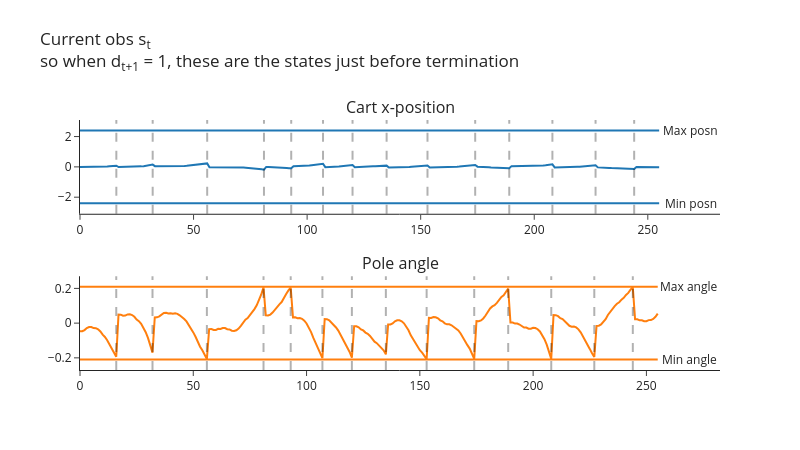
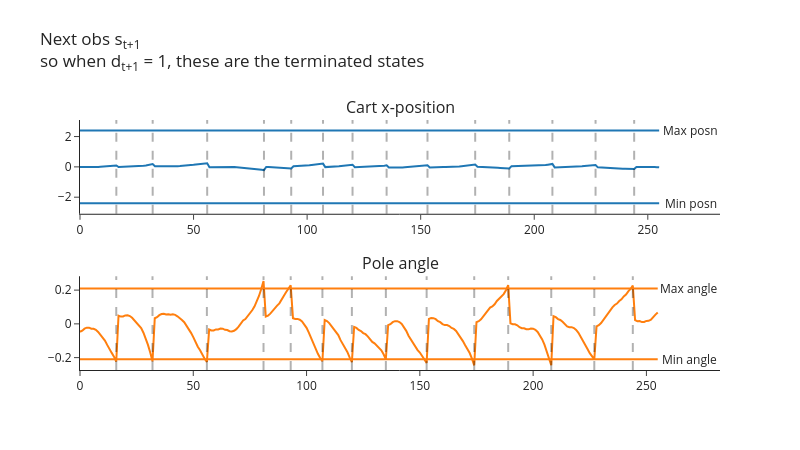
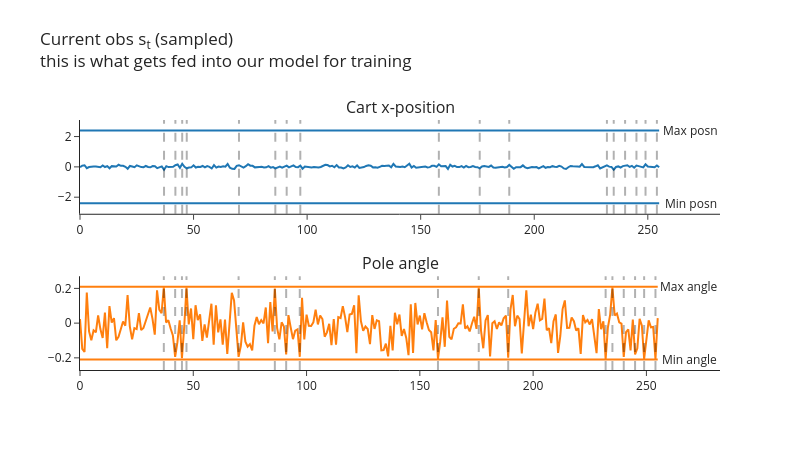

The cell these charts' notebook holds for them, in order:
### Markdown cell above
Next, you can run the following code to visualize your cart's position and angle, and see how these look in both the buffer and the buffer's random samples. Do the samples look correctly shuffled? Also, based on the [CartPole source code](https://github.com/Farama-Foundation/Gymnasium/blob/main/gymnasium/envs/classic_control/cartpole.py), do the angles & positions at which the cart terminates make sense? (Note, the min/max values in the table are different to the termination ranges, the latter can be found *below* the table in the docstring.)

Note that the code below uses our batched `CartPole` with `num_envs=1`, so every tensor it returns has a leading dummy batch dimension of size 1 (one row per environment).

<!-- Lastly, note how there's actually a slight epsiode mismatch between $s_t$ and $s_{t+1}$ in the plots below. The vertical lines show the values of $t$ where $d_{t+1} = 1$, so we can see that at these points $s_t$ and $s_{t+1}$ both refer to the terminated episode (they're the pre-final and final observations respectively), but immediately after these points $s_t$ refers to the terminal observation while $s_{t+1}$ refers to the first observation of the new episode. This isn't really a problem though, because we don't care what action our agent learns to take when $s_t$ is a terminal state (i.e. out of bounds). If we were being careful then we'd want to filter these terms out of our buffer, but for our purposes this week it doesn't really matter if we keep them in. -->

Lastly, note how when we terminate environments we do something slightly different. If `envs.step` results in some environments terminating, it'll actually return `next_obs` as the reset observation for the next episode. In this case, we want to use this as our starting observation for the next step, but we need to make sure we record the correct terminal observation in our buffer - we do this by extracting it from the `infos` dict, which is where it gets stored. You can see this in the plots below: the vertical lines are the values $t$ where $d_{t+1}=1$ i.e. $s_{t+1}$ is terminal, and we can see that $s_t$ is the final observation of the terminated episode while $s_{t+1}$ is the first observation of the new episode immediately after.

### Code cell
buffer = ReplayBuffer(num_envs=1, obs_shape=(4,), action_shape=(), buffer_size=256, seed=0, device=device)
envs = CartPole(num_envs=1, seed=0, device=device)
obs, infos = envs.reset()

for i in range(256):
    # Choose random actions (one per environment), and take a step in the environment
    actions = t.randint(0, envs.single_action_space.n, (envs.num_envs,), device=device)
    next_obs, rewards, terminated, truncated, infos = envs.step(actions)

    # Get `true_next_obs` by finding all environments where we terminated & replacing `next_obs`
    # with the actual terminal states (the env has already auto-reset those environments, and stored
    # the observation they ended on in `infos["final_observation"]`)
    done = terminated | truncated
    true_next_obs = next_obs.clone()
    true_next_obs[done] = infos["final_observation"][done]

    # Add experience to buffer
    buffer.add(obs, actions, rewards, terminated, true_next_obs)
    obs = next_obs

sample = buffer.sample(256)

plot_cartpole_obs_and_dones(
    buffer.obs.cpu(),
    buffer.terminated.cpu(),
    title="Current obs s<sub>t</sub><br>so when d<sub>t+1</sub> = 1, these are the states just before termination",
)

plot_cartpole_obs_and_dones(
    buffer.next_obs.cpu(),
    buffer.terminated.cpu(),
    title="Next obs s<sub>t+1</sub><br>so when d<sub>t+1</sub> = 1, these are the terminated states",
)

plot_cartpole_obs_and_dones(
    sample.obs.cpu(),
    sample.terminated.cpu(),
    title="Current obs s<sub>t</sub> (sampled)<br>this is what gets fed into our model for training",
)

### Figure 1 — Plotly figure (JSON) as saved in the notebook; plotly's stock layout.template omitted (floating-point values rounded to 4 significant figures; data arrays with more than 128 entries replaced by an {"elided": "..."} marker saying what was removed)
{"data": [{"marker": {"color": "#1F77B4"}, "mode": "lines", "name": "posn", "type": "scatter", "xaxis": "x", "y": {"elided": "256 float values"}, "yaxis": "y"}, {"marker": {"color": "#1F77B4"}, "mode": "lines", "name": "posn_min", "type": "scatter", "xaxis": "x", "y": {"elided": "256 float values"}, "yaxis": "y"}, {"marker": {"color": "#1F77B4"}, "mode": "lines", "name": "posn_max", "type": "scatter", "xaxis": "x", "y": {"elided": "256 float values"}, "yaxis": "y"}, {"marker": {"color": "#FF7F0E"}, "mode": "lines", "name": "angle", "type": "scatter", "xaxis": "x2", "y": {"elided": "256 float values"}, "yaxis": "y2"}, {"marker": {"color": "#FF7F0E"}, "mode": "lines", "name": "angle_min", "type": "scatter", "xaxis": "x2", "y": {"elided": "256 float values"}, "yaxis": "y2"}, {"marker": {"color": "#FF7F0E"}, "mode": "lines", "name": "angle_max", "type": "scatter", "xaxis": "x2", "y": {"elided": "256 float values"}, "yaxis": "y2"}], "layout": {"annotations": [{"font": {"size": 16}, "showarrow": false, "text": "Cart x-position", "x": 0.5, "xanchor": "center", "xref": "paper", "y": 1, "yanchor": "bottom", "yref": "paper"}, {"font": {"size": 16}, "showarrow": false, "text": "Pole angle", "x": 0.5, "xanchor": "center", "xref": "paper", "y": 0.375, "yanchor": "bottom", "yref": "paper"}, {"showarrow": false, "text": "Min posn", "x": 268.8, "xref": "x", "y": -2.4, "yref": "y"}, {"showarrow": false, "text": "Min angle", "x": 268.8, "xref": "x2", "y": -0.2095, "yref": "y2"}, {"showarrow": false, "text": "Max posn", "x": 268.8, "xref": "x", "y": 2.4, "yref": "y"}, {"showarrow": false, "text": "Max angle", "x": 268.8, "xref": "x2", "y": 0.2095, "yref": "y2"}], "height": 450, "hovermode": "x unified", "margin": {"t": 120}, "shapes": [{"line": {"color": "black", "dash": "dash", "width": 2}, "type": "line", "x0": 16, "x1": 16, "xref": "x", "y0": 0, "y1": 1, "yref": "y domain"}, {"line": {"color": "black", "dash": "dash", "width": 2}, "type": "line", "x0": 32, "x1": 32, "xref": "x", "y0": 0, "y1": 1, "yref": "y domain"}, {"line": {"color": "black", "dash": "dash", "width": 2}, "type": "line", "x0": 56, "x1": 56, "xref": "x", "y0": 0, "y1": 1, "yref": "y domain"}, {"line": {"color": "black", "dash": "dash", "width": 2}, "type": "line", "x0": 81, "x1": 81, "xref": "x", "y0": 0, "y1": 1, "yref": "y domain"}, {"line": {"color": "black", "dash": "dash", "width": 2}, "type": "line", "x0": 93, "x1": 93, "xref": "x", "y0": 0, "y1": 1, "yref": "y domain"}, {"line": {"color": "black", "dash": "dash", "width": 2}, "type": "line", "x0": 107, "x1": 107, "xref": "x", "y0": 0, "y1": 1, "yref": "y domain"}, {"line": {"color": "black", "dash": "dash", "width": 2}, "type": "line", "x0": 120, "x1": 120, "xref": "x", "y0": 0, "y1": 1, "yref": "y domain"}, {"line": {"color": "black", "dash": "dash", "width": 2}, "type": "line", "x0": 135, "x1": 135, "xref": "x", "y0": 0, "y1": 1, "yref": "y domain"}, {"line": {"color": "black", "dash": "dash", "width": 2}, "type": "line", "x0": 153, "x1": 153, "xref": "x", "y0": 0, "y1": 1, "yref": "y domain"}, {"line": {"color": "black", "dash": "dash", "width": 2}, "type": "line", "x0": 174, "x1": 174, "xref": "x", "y0": 0, "y1": 1, "yref": "y domain"}, {"line": {"color": "black", "dash": "dash", "width": 2}, "type": "line", "x0": 189, "x1": 189, "xref": "x", "y0": 0, "y1": 1, "yref": "y domain"}, {"line": {"color": "black", "dash": "dash", "width": 2}, "type": "line", "x0": 208, "x1": 208, "xref": "x", "y0": 0, "y1": 1, "yref": "y domain"}, {"line": {"color": "black", "dash": "dash", "width": 2}, "type": "line", "x0": 227, "x1": 227, "xref": "x", "y0": 0, "y1": 1, "yref": "y domain"}, {"line": {"color": "black", "dash": "dash", "width": 2}, "type": "line", "x0": 244, "x1": 244, "xref": "x", "y0": 0, "y1": 1, "yref": "y domain"}, {"line": {"color": "black", "dash": "dash", "width": 2}, "type": "line", "x0": 16, "x1": 16, "xref": "x2", "y0": 0, "y1": 1, "yref": "y2 domain"}, {"line": {"color": "black", "dash": "dash", "width": 2}, "type": "line", "x0": 32, "x1": 32, "xref": "x2", "y0": 0, "y1": 1, "yref": "y2 domain"}, {"line": {"color": "black", "dash": "dash", "width": 2}, "type": "line", "x0": 56, "x1": 56, "xref": "x2", "y0": 0, "y1": 1, "yref": "y2 domain"}, {"line": {"color": "black", "dash": "dash", "width": 2}, "type": "line", "x0": 81, "x1": 81, "xref": "x2", "y0": 0, "y1": 1, "yref": "y2 domain"}, {"line": {"color": "black", "dash": "dash", "width": 2}, "type": "line", "x0": 93, "x1": 93, "xref": "x2", "y0": 0, "y1": 1, "yref": "y2 domain"}, {"line": {"color": "black", "dash": "dash", "width": 2}, "type": "line", "x0": 107, "x1": 107, "xref": "x2", "y0": 0, "y1": 1, "yref": "y2 domain"}, {"line": {"color": "black", "dash": "dash", "width": 2}, "type": "line", "x0": 120, "x1": 120, "xref": "x2", "y0": 0, "y1": 1, "yref": "y2 domain"}, {"line": {"color": "black", "dash": "dash", "width": 2}, "type": "line", "x0": 135, "x1": 135, "xref": "x2", "y0": 0, "y1": 1, "yref": "y2 domain"}, {"line": {"color": "black", "dash": "dash", "width": 2}, "type": "line", "x0": 153, "x1": 153, "xref": "x2", "y0": 0, "y1": 1, "yref": "y2 domain"}, {"line": {"color": "black", "dash": "dash", "width": 2}, "type": "line", "x0": 174, "x1": 174, "xref": "x2", "y0": 0, "y1": 1, "yref": "y2 domain"}, {"line": {"color": "black", "dash": "dash", "width": 2}, "type": "line", "x0": 189, "x1": 189, "xref": "x2", "y0": 0, "y1": 1, "yref": "y2 domain"}, {"line": {"color": "black", "dash": "dash", "width": 2}, "type": "line", "x0": 208, "x1": 208, "xref": "x2", "y0": 0, "y1": 1, "yref": "y2 domain"}, {"line": {"color": "black", "dash": "dash", "width": 2}, "type": "line", "x0": 227, "x1": 227, "xref": "x2", "y0": 0, "y1": 1, "yref": "y2 domain"}, {"line": {"color": "black", "dash": "dash", "width": 2}, "type": "line", "x0": 244, "x1": 244, "xref": "x2", "y0": 0, "y1": 1, "yref": "y2 domain"}], "showlegend": false, "title": {"text": "Current obs s<sub>t</sub><br>so when d<sub>t+1</sub> = 1, these are the states just before termination", "y": 0.9}, "width": 800, "xaxis": {"anchor": "y", "domain": [0, 1]}, "xaxis2": {"anchor": "y2", "domain": [0, 1]}, "yaxis": {"anchor": "x", "domain": [0.625, 1]}, "yaxis2": {"anchor": "x2", "domain": [0, 0.375]}}}

### Figure 2 — Plotly figure (JSON) as saved in the notebook; plotly's stock layout.template omitted (floating-point values rounded to 4 significant figures; data arrays with more than 128 entries replaced by an {"elided": "..."} marker saying what was removed)
{"data": [{"marker": {"color": "#1F77B4"}, "mode": "lines", "name": "posn", "type": "scatter", "xaxis": "x", "y": {"elided": "256 float values"}, "yaxis": "y"}, {"marker": {"color": "#1F77B4"}, "mode": "lines", "name": "posn_min", "type": "scatter", "xaxis": "x", "y": {"elided": "256 float values"}, "yaxis": "y"}, {"marker": {"color": "#1F77B4"}, "mode": "lines", "name": "posn_max", "type": "scatter", "xaxis": "x", "y": {"elided": "256 float values"}, "yaxis": "y"}, {"marker": {"color": "#FF7F0E"}, "mode": "lines", "name": "angle", "type": "scatter", "xaxis": "x2", "y": {"elided": "256 float values"}, "yaxis": "y2"}, {"marker": {"color": "#FF7F0E"}, "mode": "lines", "name": "angle_min", "type": "scatter", "xaxis": "x2", "y": {"elided": "256 float values"}, "yaxis": "y2"}, {"marker": {"color": "#FF7F0E"}, "mode": "lines", "name": "angle_max", "type": "scatter", "xaxis": "x2", "y": {"elided": "256 float values"}, "yaxis": "y2"}], "layout": {"annotations": [{"font": {"size": 16}, "showarrow": false, "text": "Cart x-position", "x": 0.5, "xanchor": "center", "xref": "paper", "y": 1, "yanchor": "bottom", "yref": "paper"}, {"font": {"size": 16}, "showarrow": false, "text": "Pole angle", "x": 0.5, "xanchor": "center", "xref": "paper", "y": 0.375, "yanchor": "bottom", "yref": "paper"}, {"showarrow": false, "text": "Min posn", "x": 268.8, "xref": "x", "y": -2.4, "yref": "y"}, {"showarrow": false, "text": "Min angle", "x": 268.8, "xref": "x2", "y": -0.2095, "yref": "y2"}, {"showarrow": false, "text": "Max posn", "x": 268.8, "xref": "x", "y": 2.4, "yref": "y"}, {"showarrow": false, "text": "Max angle", "x": 268.8, "xref": "x2", "y": 0.2095, "yref": "y2"}], "height": 450, "hovermode": "x unified", "margin": {"t": 120}, "shapes": [{"line": {"color": "black", "dash": "dash", "width": 2}, "type": "line", "x0": 16, "x1": 16, "xref": "x", "y0": 0, "y1": 1, "yref": "y domain"}, {"line": {"color": "black", "dash": "dash", "width": 2}, "type": "line", "x0": 32, "x1": 32, "xref": "x", "y0": 0, "y1": 1, "yref": "y domain"}, {"line": {"color": "black", "dash": "dash", "width": 2}, "type": "line", "x0": 56, "x1": 56, "xref": "x", "y0": 0, "y1": 1, "yref": "y domain"}, {"line": {"color": "black", "dash": "dash", "width": 2}, "type": "line", "x0": 81, "x1": 81, "xref": "x", "y0": 0, "y1": 1, "yref": "y domain"}, {"line": {"color": "black", "dash": "dash", "width": 2}, "type": "line", "x0": 93, "x1": 93, "xref": "x", "y0": 0, "y1": 1, "yref": "y domain"}, {"line": {"color": "black", "dash": "dash", "width": 2}, "type": "line", "x0": 107, "x1": 107, "xref": "x", "y0": 0, "y1": 1, "yref": "y domain"}, {"line": {"color": "black", "dash": "dash", "width": 2}, "type": "line", "x0": 120, "x1": 120, "xref": "x", "y0": 0, "y1": 1, "yref": "y domain"}, {"line": {"color": "black", "dash": "dash", "width": 2}, "type": "line", "x0": 135, "x1": 135, "xref": "x", "y0": 0, "y1": 1, "yref": "y domain"}, {"line": {"color": "black", "dash": "dash", "width": 2}, "type": "line", "x0": 153, "x1": 153, "xref": "x", "y0": 0, "y1": 1, "yref": "y domain"}, {"line": {"color": "black", "dash": "dash", "width": 2}, "type": "line", "x0": 174, "x1": 174, "xref": "x", "y0": 0, "y1": 1, "yref": "y domain"}, {"line": {"color": "black", "dash": "dash", "width": 2}, "type": "line", "x0": 189, "x1": 189, "xref": "x", "y0": 0, "y1": 1, "yref": "y domain"}, {"line": {"color": "black", "dash": "dash", "width": 2}, "type": "line", "x0": 208, "x1": 208, "xref": "x", "y0": 0, "y1": 1, "yref": "y domain"}, {"line": {"color": "black", "dash": "dash", "width": 2}, "type": "line", "x0": 227, "x1": 227, "xref": "x", "y0": 0, "y1": 1, "yref": "y domain"}, {"line": {"color": "black", "dash": "dash", "width": 2}, "type": "line", "x0": 244, "x1": 244, "xref": "x", "y0": 0, "y1": 1, "yref": "y domain"}, {"line": {"color": "black", "dash": "dash", "width": 2}, "type": "line", "x0": 16, "x1": 16, "xref": "x2", "y0": 0, "y1": 1, "yref": "y2 domain"}, {"line": {"color": "black", "dash": "dash", "width": 2}, "type": "line", "x0": 32, "x1": 32, "xref": "x2", "y0": 0, "y1": 1, "yref": "y2 domain"}, {"line": {"color": "black", "dash": "dash", "width": 2}, "type": "line", "x0": 56, "x1": 56, "xref": "x2", "y0": 0, "y1": 1, "yref": "y2 domain"}, {"line": {"color": "black", "dash": "dash", "width": 2}, "type": "line", "x0": 81, "x1": 81, "xref": "x2", "y0": 0, "y1": 1, "yref": "y2 domain"}, {"line": {"color": "black", "dash": "dash", "width": 2}, "type": "line", "x0": 93, "x1": 93, "xref": "x2", "y0": 0, "y1": 1, "yref": "y2 domain"}, {"line": {"color": "black", "dash": "dash", "width": 2}, "type": "line", "x0": 107, "x1": 107, "xref": "x2", "y0": 0, "y1": 1, "yref": "y2 domain"}, {"line": {"color": "black", "dash": "dash", "width": 2}, "type": "line", "x0": 120, "x1": 120, "xref": "x2", "y0": 0, "y1": 1, "yref": "y2 domain"}, {"line": {"color": "black", "dash": "dash", "width": 2}, "type": "line", "x0": 135, "x1": 135, "xref": "x2", "y0": 0, "y1": 1, "yref": "y2 domain"}, {"line": {"color": "black", "dash": "dash", "width": 2}, "type": "line", "x0": 153, "x1": 153, "xref": "x2", "y0": 0, "y1": 1, "yref": "y2 domain"}, {"line": {"color": "black", "dash": "dash", "width": 2}, "type": "line", "x0": 174, "x1": 174, "xref": "x2", "y0": 0, "y1": 1, "yref": "y2 domain"}, {"line": {"color": "black", "dash": "dash", "width": 2}, "type": "line", "x0": 189, "x1": 189, "xref": "x2", "y0": 0, "y1": 1, "yref": "y2 domain"}, {"line": {"color": "black", "dash": "dash", "width": 2}, "type": "line", "x0": 208, "x1": 208, "xref": "x2", "y0": 0, "y1": 1, "yref": "y2 domain"}, {"line": {"color": "black", "dash": "dash", "width": 2}, "type": "line", "x0": 227, "x1": 227, "xref": "x2", "y0": 0, "y1": 1, "yref": "y2 domain"}, {"line": {"color": "black", "dash": "dash", "width": 2}, "type": "line", "x0": 244, "x1": 244, "xref": "x2", "y0": 0, "y1": 1, "yref": "y2 domain"}], "showlegend": false, "title": {"text": "Next obs s<sub>t+1</sub><br>so when d<sub>t+1</sub> = 1, these are the terminated states", "y": 0.9}, "width": 800, "xaxis": {"anchor": "y", "domain": [0, 1]}, "xaxis2": {"anchor": "y2", "domain": [0, 1]}, "yaxis": {"anchor": "x", "domain": [0.625, 1]}, "yaxis2": {"anchor": "x2", "domain": [0, 0.375]}}}

### Figure 3 — Plotly figure (JSON) as saved in the notebook; plotly's stock layout.template omitted (floating-point values rounded to 4 significant figures; data arrays with more than 128 entries replaced by an {"elided": "..."} marker saying what was removed)
{"data": [{"marker": {"color": "#1F77B4"}, "mode": "lines", "name": "posn", "type": "scatter", "xaxis": "x", "y": {"elided": "256 float values"}, "yaxis": "y"}, {"marker": {"color": "#1F77B4"}, "mode": "lines", "name": "posn_min", "type": "scatter", "xaxis": "x", "y": {"elided": "256 float values"}, "yaxis": "y"}, {"marker": {"color": "#1F77B4"}, "mode": "lines", "name": "posn_max", "type": "scatter", "xaxis": "x", "y": {"elided": "256 float values"}, "yaxis": "y"}, {"marker": {"color": "#FF7F0E"}, "mode": "lines", "name": "angle", "type": "scatter", "xaxis": "x2", "y": {"elided": "256 float values"}, "yaxis": "y2"}, {"marker": {"color": "#FF7F0E"}, "mode": "lines", "name": "angle_min", "type": "scatter", "xaxis": "x2", "y": {"elided": "256 float values"}, "yaxis": "y2"}, {"marker": {"color": "#FF7F0E"}, "mode": "lines", "name": "angle_max", "type": "scatter", "xaxis": "x2", "y": {"elided": "256 float values"}, "yaxis": "y2"}], "layout": {"annotations": [{"font": {"size": 16}, "showarrow": false, "text": "Cart x-position", "x": 0.5, "xanchor": "center", "xref": "paper", "y": 1, "yanchor": "bottom", "yref": "paper"}, {"font": {"size": 16}, "showarrow": false, "text": "Pole angle", "x": 0.5, "xanchor": "center", "xref": "paper", "y": 0.375, "yanchor": "bottom", "yref": "paper"}, {"showarrow": false, "text": "Min posn", "x": 268.8, "xref": "x", "y": -2.4, "yref": "y"}, {"showarrow": false, "text": "Min angle", "x": 268.8, "xref": "x2", "y": -0.2095, "yref": "y2"}, {"showarrow": false, "text": "Max posn", "x": 268.8, "xref": "x", "y": 2.4, "yref": "y"}, {"showarrow": false, "text": "Max angle", "x": 268.8, "xref": "x2", "y": 0.2095, "yref": "y2"}], "height": 450, "hovermode": "x unified", "margin": {"t": 120}, "shapes": [{"line": {"color": "black", "dash": "dash", "width": 2}, "type": "line", "x0": 37, "x1": 37, "xref": "x", "y0": 0, "y1": 1, "yref": "y domain"}, {"line": {"color": "black", "dash": "dash", "width": 2}, "type": "line", "x0": 42, "x1": 42, "xref": "x", "y0": 0, "y1": 1, "yref": "y domain"}, {"line": {"color": "black", "dash": "dash", "width": 2}, "type": "line", "x0": 45, "x1": 45, "xref": "x", "y0": 0, "y1": 1, "yref": "y domain"}, {"line": {"color": "black", "dash": "dash", "width": 2}, "type": "line", "x0": 47, "x1": 47, "xref": "x", "y0": 0, "y1": 1, "yref": "y domain"}, {"line": {"color": "black", "dash": "dash", "width": 2}, "type": "line", "x0": 70, "x1": 70, "xref": "x", "y0": 0, "y1": 1, "yref": "y domain"}, {"line": {"color": "black", "dash": "dash", "width": 2}, "type": "line", "x0": 86, "x1": 86, "xref": "x", "y0": 0, "y1": 1, "yref": "y domain"}, {"line": {"color": "black", "dash": "dash", "width": 2}, "type": "line", "x0": 91, "x1": 91, "xref": "x", "y0": 0, "y1": 1, "yref": "y domain"}, {"line": {"color": "black", "dash": "dash", "width": 2}, "type": "line", "x0": 97, "x1": 97, "xref": "x", "y0": 0, "y1": 1, "yref": "y domain"}, {"line": {"color": "black", "dash": "dash", "width": 2}, "type": "line", "x0": 158, "x1": 158, "xref": "x", "y0": 0, "y1": 1, "yref": "y domain"}, {"line": {"color": "black", "dash": "dash", "width": 2}, "type": "line", "x0": 176, "x1": 176, "xref": "x", "y0": 0, "y1": 1, "yref": "y domain"}, {"line": {"color": "black", "dash": "dash", "width": 2}, "type": "line", "x0": 189, "x1": 189, "xref": "x", "y0": 0, "y1": 1, "yref": "y domain"}, {"line": {"color": "black", "dash": "dash", "width": 2}, "type": "line", "x0": 232, "x1": 232, "xref": "x", "y0": 0, "y1": 1, "yref": "y domain"}, {"line": {"color": "black", "dash": "dash", "width": 2}, "type": "line", "x0": 235, "x1": 235, "xref": "x", "y0": 0, "y1": 1, "yref": "y domain"}, {"line": {"color": "black", "dash": "dash", "width": 2}, "type": "line", "x0": 240, "x1": 240, "xref": "x", "y0": 0, "y1": 1, "yref": "y domain"}, {"line": {"color": "black", "dash": "dash", "width": 2}, "type": "line", "x0": 245, "x1": 245, "xref": "x", "y0": 0, "y1": 1, "yref": "y domain"}, {"line": {"color": "black", "dash": "dash", "width": 2}, "type": "line", "x0": 249, "x1": 249, "xref": "x", "y0": 0, "y1": 1, "yref": "y domain"}, {"line": {"color": "black", "dash": "dash", "width": 2}, "type": "line", "x0": 254, "x1": 254, "xref": "x", "y0": 0, "y1": 1, "yref": "y domain"}, {"line": {"color": "black", "dash": "dash", "width": 2}, "type": "line", "x0": 37, "x1": 37, "xref": "x2", "y0": 0, "y1": 1, "yref": "y2 domain"}, {"line": {"color": "black", "dash": "dash", "width": 2}, "type": "line", "x0": 42, "x1": 42, "xref": "x2", "y0": 0, "y1": 1, "yref": "y2 domain"}, {"line": {"color": "black", "dash": "dash", "width": 2}, "type": "line", "x0": 45, "x1": 45, "xref": "x2", "y0": 0, "y1": 1, "yref": "y2 domain"}, {"line": {"color": "black", "dash": "dash", "width": 2}, "type": "line", "x0": 47, "x1": 47, "xref": "x2", "y0": 0, "y1": 1, "yref": "y2 domain"}, {"line": {"color": "black", "dash": "dash", "width": 2}, "type": "line", "x0": 70, "x1": 70, "xref": "x2", "y0": 0, "y1": 1, "yref": "y2 domain"}, {"line": {"color": "black", "dash": "dash", "width": 2}, "type": "line", "x0": 86, "x1": 86, "xref": "x2", "y0": 0, "y1": 1, "yref": "y2 domain"}, {"line": {"color": "black", "dash": "dash", "width": 2}, "type": "line", "x0": 91, "x1": 91, "xref": "x2", "y0": 0, "y1": 1, "yref": "y2 domain"}, {"line": {"color": "black", "dash": "dash", "width": 2}, "type": "line", "x0": 97, "x1": 97, "xref": "x2", "y0": 0, "y1": 1, "yref": "y2 domain"}, {"line": {"color": "black", "dash": "dash", "width": 2}, "type": "line", "x0": 158, "x1": 158, "xref": "x2", "y0": 0, "y1": 1, "yref": "y2 domain"}, {"line": {"color": "black", "dash": "dash", "width": 2}, "type": "line", "x0": 176, "x1": 176, "xref": "x2", "y0": 0, "y1": 1, "yref": "y2 domain"}, {"line": {"color": "black", "dash": "dash", "width": 2}, "type": "line", "x0": 189, "x1": 189, "xref": "x2", "y0": 0, "y1": 1, "yref": "y2 domain"}, {"line": {"color": "black", "dash": "dash", "width": 2}, "type": "line", "x0": 232, "x1": 232, "xref": "x2", "y0": 0, "y1": 1, "yref": "y2 domain"}, {"line": {"color": "black", "dash": "dash", "width": 2}, "type": "line", "x0": 235, "x1": 235, "xref": "x2", "y0": 0, "y1": 1, "yref": "y2 domain"}, {"line": {"color": "black", "dash": "dash", "width": 2}, "type": "line", "x0": 240, "x1": 240, "xref": "x2", "y0": 0, "y1": 1, "yref": "y2 domain"}, {"line": {"color": "black", "dash": "dash", "width": 2}, "type": "line", "x0": 245, "x1": 245, "xref": "x2", "y0": 0, "y1": 1, "yref": "y2 domain"}, {"line": {"color": "black", "dash": "dash", "width": 2}, "type": "line", "x0": 249, "x1": 249, "xref": "x2", "y0": 0, "y1": 1, "yref": "y2 domain"}, {"line": {"color": "black", "dash": "dash", "width": 2}, "type": "line", "x0": 254, "x1": 254, "xref": "x2", "y0": 0, "y1": 1, "yref": "y2 domain"}], "showlegend": false, "title": {"text": "Current obs s<sub>t</sub> (sampled)<br>this is what gets fed into our model for training", "y": 0.9}, "width": 800, "xaxis": {"anchor": "y", "domain": [0, 1]}, "xaxis2": {"anchor": "y2", "domain": [0, 1]}, "yaxis": {"anchor": "x", "domain": [0.625, 1]}, "yaxis2": {"anchor": "x2", "domain": [0, 0.375]}}}
